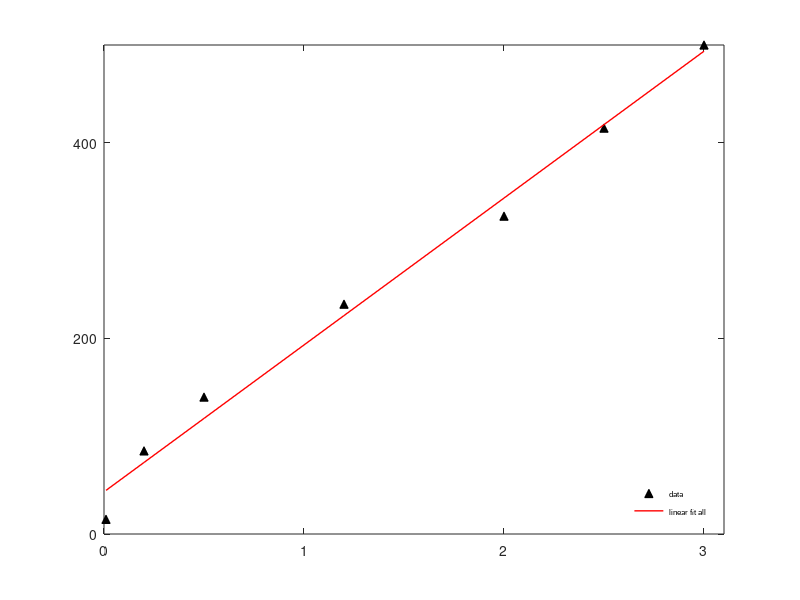

MATLAB code for this plot: (Note: this script raises an error after producing the figure.)
%% The corrlation of wavespeed and maximal frequncy is shown here
%% Data are manually recorded and collected in the file wavespeed.txt

% Location: I:\Masterarbeit_BioWis\Netlogo\Output\wavespeed

NI = [ 0.01 0.2 0.5 1.2 2.0 2.5 3.0 ]
hz = [ 15 85 140 235 325 415 500 ]
speed = [ 0.025 0.13 0.22 0.34 0.45 0.49 0.53 ]

NI2 = [ 0.01 0.2 0.5 1.2 2.0 ]
hz2 = [ 15 85 140 235 325 ]
speed2 = [ 0.025 0.13 0.22 0.34 0.45]


%hz = NI; 
%hz2 = NI2; 

% Defaults for this blog post
width = 2.3622;     % Width in inches
height = 1.41732;    % Height in inches
alw = 1;     % AxesLineWidth
fsz = 6;      % Fontsize
lw = 1;      % LineWidth
msz = 6;       % MarkerSize




% fit the data point
P = polyfit(NI,hz,1);
yfit = P(1)*NI+P(2);

Rsq1 = 1 - sum((hz - yfit).^2)/sum((hz - mean(hz)).^2);

% fit the data point of low frequencies
P2 = polyfit(NI2,hz2,1);
yfit2 = P2(1)*NI2+P2(2);

Rsq12 = 1 - sum((hz2 - yfit2).^2)/sum((hz2 - mean(hz2)).^2);


% Plot the data

h1 = figure;

plot(NI, hz, '^','markerfacecolor',[0 0 0],'markeredgecolor',[0 0 0],'MarkerSize',msz);
hold on;
plot(NI,yfit,'r-','LineWidth', alw);
hold on;
%plot(NI2,yfit2,'b-','LineWidth', alw);

% adjust figure properties

%xlabel('NI\_slopev','FontSize', 6,'FontWeight','normal','Fontname','arial');
%ylabel('frequency (Hz)','FontSize', 6,'FontWeight','normal','Fontname','arial');

axis([0 3.1 0 500])
set(gca,'XTick',[0:1:3.1]);
set(gca,'YTick',[0:200:500]);

%ll = legend('Original Data','linear fit all','linear fit <400 Hz');
ll = legend('data','linear fit all');
set(ll,'FontSize',fsz);
set(ll,'FontWeight','normal');
set(ll,'Fontname','arial');
legend('Location','southeast');
legend('boxoff');

%t1 = text(35,0.35,['Rsq = ' num2str(roundn(Rsq1,-4))]);
%t2 = text(35,0.45,['Frequency = ' num2str(roundn(P(1),-4)) ' * NI_slopev + ' num2str(roundn(P(2),-4)) ]);
t3 = text(0.1,430,['rsq = ' num2str(roundn(Rsq1,-3))],'FontSize', fsz);
t4 = text(0.1,480,['frequency = ' num2str(roundn(P(1),-3)) ' * NI\_slopev + ' num2str(roundn(P(2),-3)) ],'FontSize', fsz);
%t3 = text(35,0.55,['Rsq = ' num2str(roundn(Rsq12,-4))]);
%t4 = text(35,0.65,['Frequency = ' num2str(roundn(P2(1),-4)) ' * NI_slopev + ' num2str(roundn(P2(2),-4)) ]);


%set(t1,'FontWeight','normal','FontSize',6,'Fontname','arial','color','red');
%set(t2,'FontWeight','normal','FontSize',6,'Fontname','arial','color','red');
%set(t3,'FontWeight','normal','FontSize',6,'Fontname','arial','color','blue');
%set(t4,'FontWeight','normal','FontSize',6,'Fontname','arial','color','blue');


% Determine the style
set(gca, 'FontSize', 10, 'LineWidth', alw, 'FontWeight','normal','Fontname','arial'); %<- Set properties
set(gca, 'box', 'off');
set(gcf,'color','w');   %background of figure is white when printing.
set(gcf,'InvertHardcopy','on');   %background of figure is white when printing independet of current color
%set(findall(gcf,'type','text'),'FontSize',8,'FontWeight','normal','Fontname','arial');

% Here we preserve the size of the image when we save it.
set(gca,'TickDir','out'); % The only other option is 'in'
set(gcf,'PaperUnits', 'inches');
set(gcf, 'PaperSize', [width height]);         %<-set size of figure
set(gcf, 'PaperPositionMode', 'manual');


pos = get(gcf, 'Position');
set(gcf, 'Position', [pos(1) pos(2) width*100, height*100]); %<- Set size of displayed figure
papersize = get(gcf, 'PaperSize');             %<- Set size of displayed figure
left = (papersize(1)- width)/2;                %<- Set size of displayed figure
bottom = (papersize(2)- height)/2;             %<- Set size of displayed figure
myfiguresize = [left, bottom, width, height];  %<- Set size of displayed figure
set(gcf,'PaperPosition', myfiguresize);        %<- Set size of displayed figure

print(h1,'-dpng','wavespeed_frequency_NI_vs_frequency.png','-r1000');

